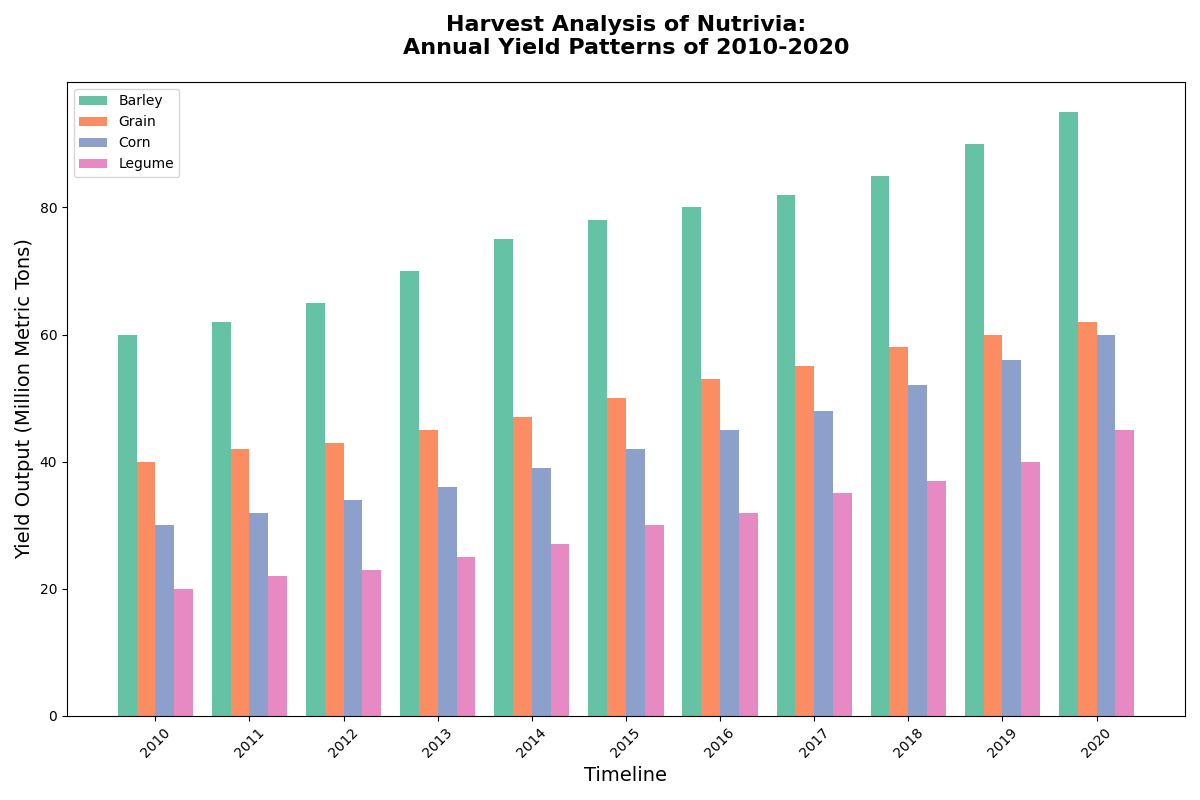

Write Python code to recreate this figure.
import matplotlib.pyplot as plt
import numpy as np

years = np.arange(2010, 2021)

wheat = np.array([60, 62, 65, 70, 75, 78, 80, 82, 85, 90, 95])
rice = np.array([40, 42, 43, 45, 47, 50, 53, 55, 58, 60, 62])
maize = np.array([30, 32, 34, 36, 39, 42, 45, 48, 52, 56, 60])
soy = np.array([20, 22, 23, 25, 27, 30, 32, 35, 37, 40, 45])

bar_width = 0.2
index = np.arange(len(years))

fig, ax = plt.subplots(figsize=(12, 8))

ax.bar(index - bar_width*1.5, wheat, bar_width, label='Barley', color='#66c2a5')
ax.bar(index - bar_width*0.5, rice, bar_width, label='Grain', color='#fc8d62')
ax.bar(index + bar_width*0.5, maize, bar_width, label='Corn', color='#8da0cb')
ax.bar(index + bar_width*1.5, soy, bar_width, label='Legume', color='#e78ac3')

ax.set_xticks(index)
ax.set_xticklabels(years, rotation=45)

ax.set_title("Harvest Analysis of Nutrivia:\nAnnual Yield Patterns of 2010-2020", fontsize=16, fontweight='bold', pad=20)
ax.set_xlabel("Timeline", fontsize=14)
ax.set_ylabel("Yield Output (Million Metric Tons)", fontsize=14)
ax.legend()

plt.tight_layout()
plt.show()
